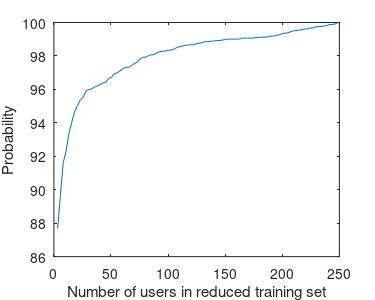

Write MATLAB code to recreate this figure.
load('sorted_user_ranks.dat');

h = figure;
[a, x] = hist(sorted_user_ranks, 100);
a = a / sum(a)*100;
bar(x,a);

b = [a(1)];
for i=2:numel(a)
    b(i) = a(i) + b(i-1);
end
b = b;
plot(x+1,b);

xlabel('Number of users in reduced training set');
%ylabel('Probability that user lies in reduced training set');
ylabel('Probability');

% set (gcf,'windowstyle','normal');               %   Window must be undocked for the following
% set (gcf,'Units','Inches');                     %   Using units of inches
% pos=get(gcf,'position');                        %   Save position values
% set (gcf,'position',[pos(1),pos(2),12,10]);       %   and set plot area to 5 by 3.75
% set(gcf,'paperpositionmode','auto');            %   Set output to WYSIWYG for current screen settings

set (h,'windowstyle','normal');               %   Window must be undocked for the following
set (h,'Units','Inches');                     %   Using units of inches
pos=get(h,'position');                        %   Save position values
set (h,'position',[pos(1),pos(2),pos(1)+3.75,pos(2)]);       %   and set plot area to 5 by 3.75
set(h, 'PaperPosition', [0 0 3.75 3]);


print(h, 'user_alignment_rank_plot.eps', '-depsc2');
%plot2svg(['user_alignment_rank_plot.svg'], h, 'png');
